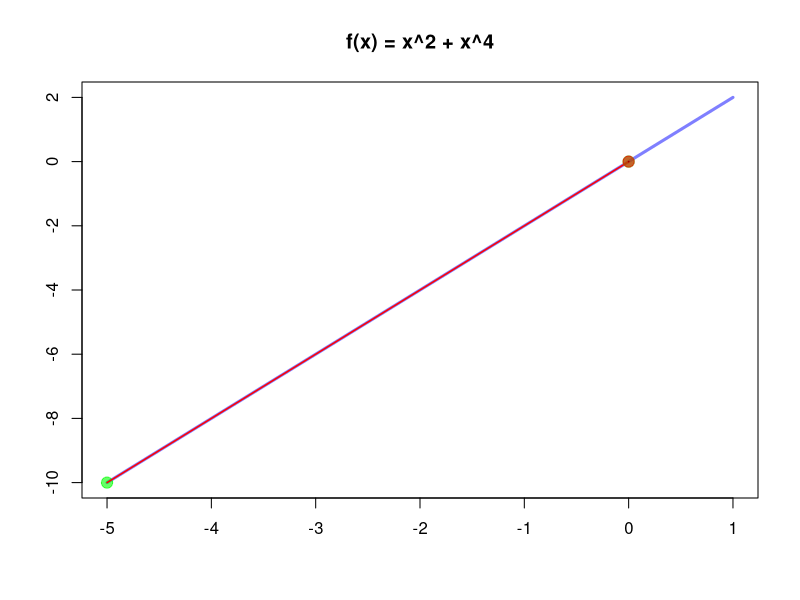

The R script that drew this image:
# --------------------------------------
# Newton-Raphson 2
#
# Author : Alan Samuel Aguirre Salazar
# --------------------------------------



library(Deriv)

f = function(x){
  x^2
}

f1 = Deriv(f, nderiv = 1)
f2 = Deriv(f1,nderiv = 1)

grafica = function(){
  z = seq(-5,1, length=100)
  plot(z,f1(z), type="l",col=rgb(0,0,1,0.5),lwd=3, xlab="", ylab="", main='f(x) = x^2 + x^4')
}

grafica()

NewtonRaphson = function(x, err){
  for(i in 1:10){
    points(x, f1(x), pch=19, col=rgb(0,1,0,0.6), cex=1.5)
    xprev = x
    x = xprev - (f1(x)/f2(x))
    lines(c(xprev,x), c(f1(xprev),0), col="red", lwd=1.5)
    segments(x,0,x,f1(x), col="black", lwd=1.5)
    if( abs(x-xprev) < err ){
      break
    }
  }
  cat('X*=', x, 'f(x*)=', f(x), 'f1(x*)=', f1(x), 'f2(x*)=', f2(x))
  points(x, f1(x), pch=19, col=rgb(1,0,0,0.6), cex=1.5)
}


NewtonRaphson(-5, 1e-8)

